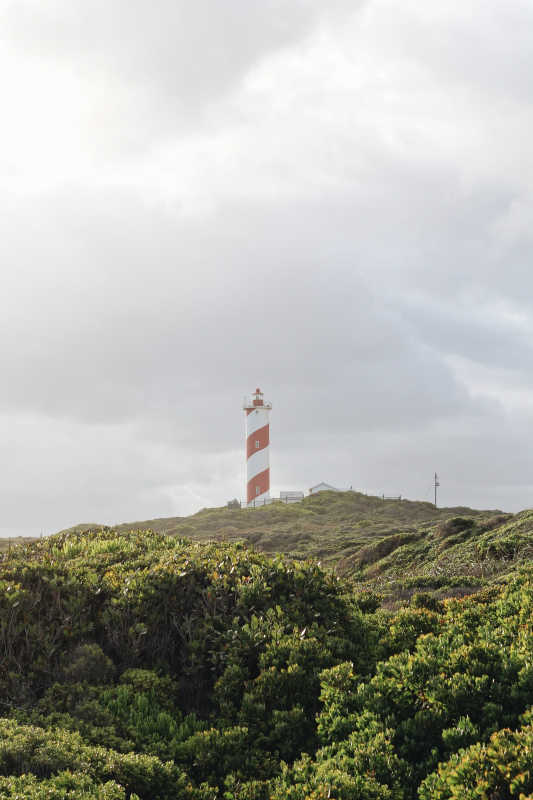
#> input picture picdir/lighthouse2.jpeg, 1066 x 1600 px (shown at 1/2 size)
$ python prep_picture.py
#> lines starting #> are read from the running program, lines starting #| are printed output that depends on the picture
from PIL import Image, ImageEnhance, ImageOps

INPUT = "picdir/lighthouse2.jpeg"
OUTPUT = "picdir/prepared.png"

WIDTH = 1200
HEIGHT = 1600

# Load image
image = Image.open(INPUT).convert("RGB")
#> image is the input picture: PIL image 1066x1600 RGB; mean R, G, B 167.9, 168.8, 160.1

# Crop + resize without distortion
image = ImageOps.fit(
    image,
    (WIDTH, HEIGHT),
    method=Image.Resampling.LANCZOS,
    centering=(0.5, 0.5)
)
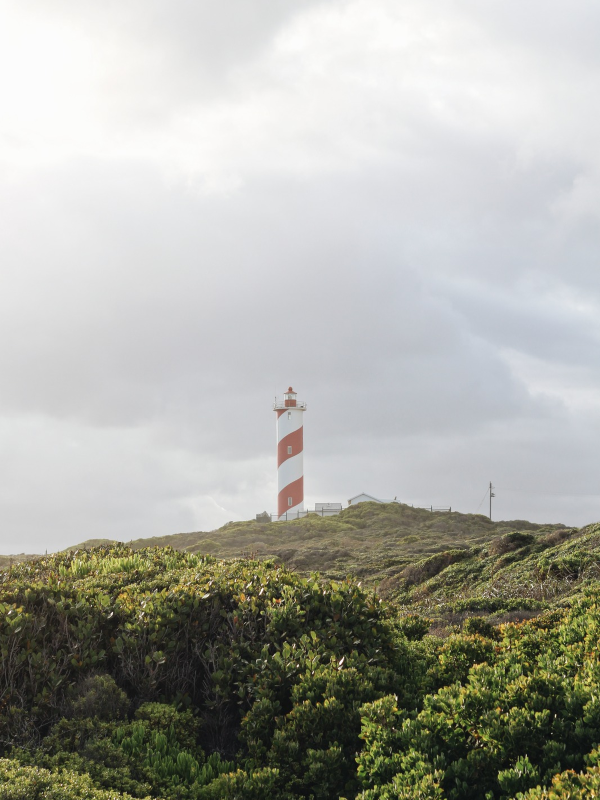
#> image: PIL image 1200x1600 RGB (shown at 1/2 size); mean R, G, B 169.8, 170.6, 163

# Color enhancement
image = ImageEnhance.Color(image).enhance(1.6)
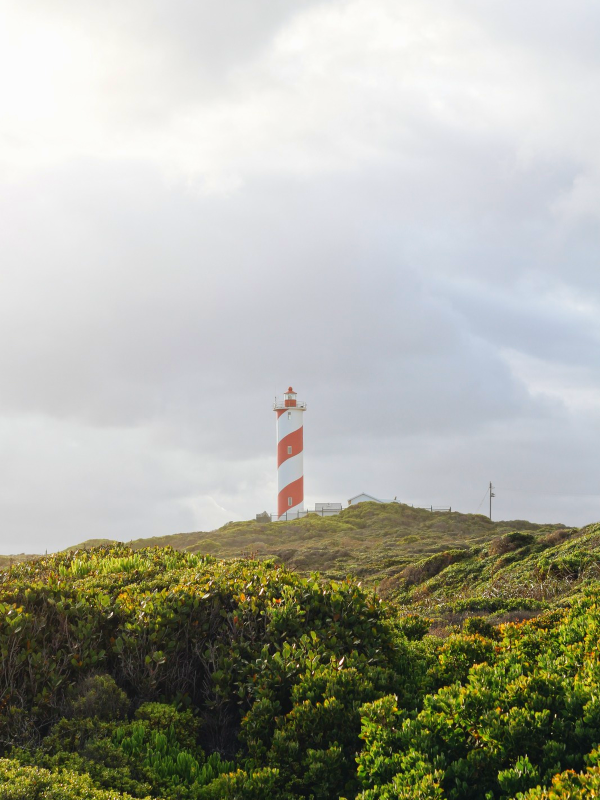
#> image: PIL image 1200x1600 RGB (shown at 1/2 size); mean R, G, B 169.7, 171.1, 158.8

# Increase contrast
image = ImageEnhance.Contrast(image).enhance(1.25)
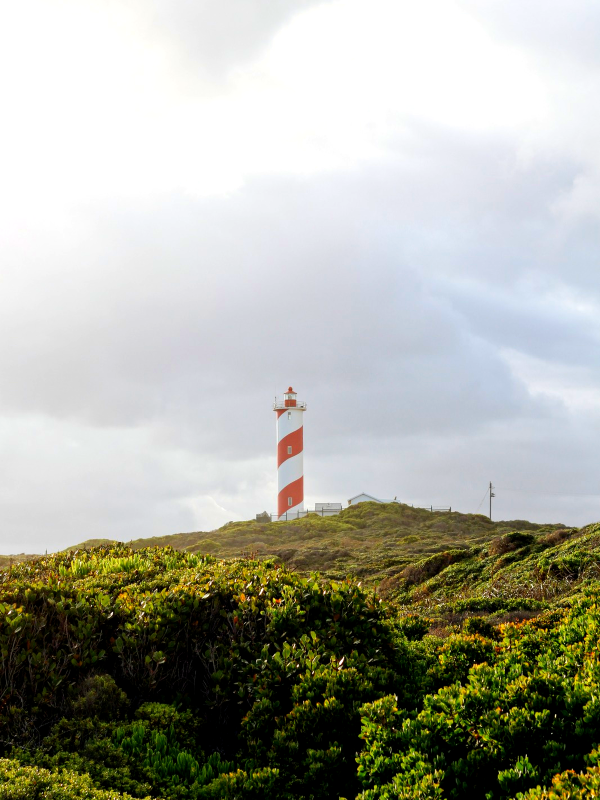
#> image: PIL image 1200x1600 RGB (shown at 1/2 size); mean R, G, B 169.1, 170.5, 159.2

# Slight brightness boost
image = ImageEnhance.Brightness(image).enhance(1.05)

# Sharpen details
image = ImageEnhance.Sharpness(image).enhance(1.3)

# Save as RGB PNG
image.save(OUTPUT)

print(f"Saved {OUTPUT}")
print(f"Size: {image.size}")
#| Size: (1200, 1600)
